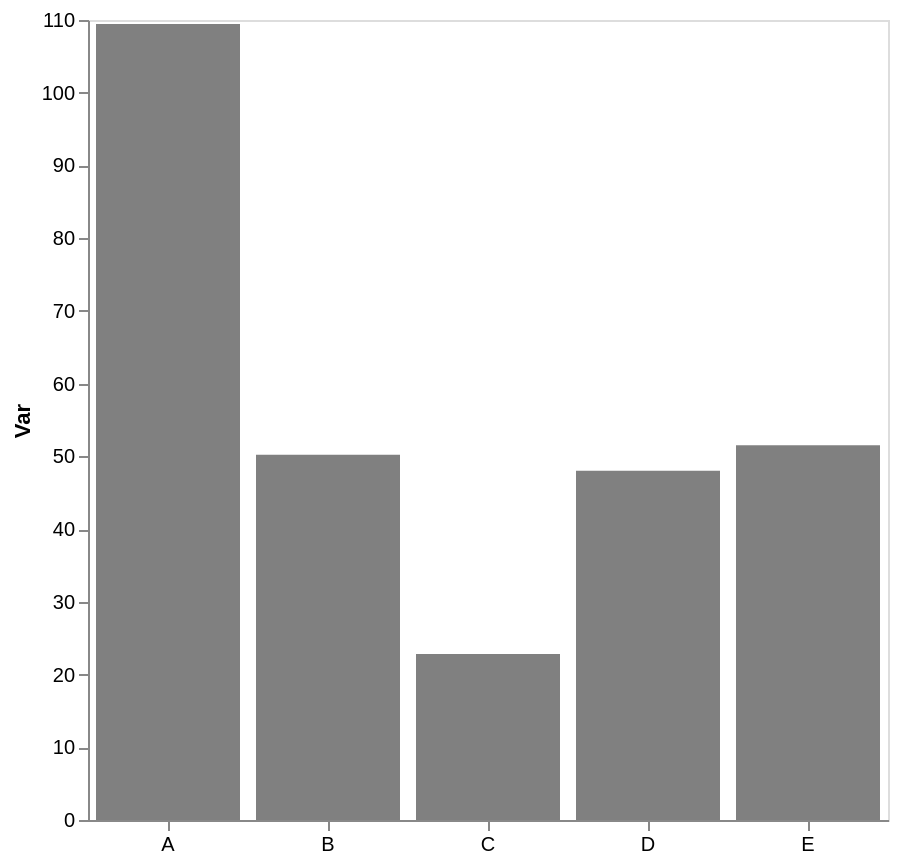

Specify this chart in Vega-Lite:
### Vega-Lite specification from a JSON file in a GitHub repository (floating-point values rounded to 4 significant figures)
{"config": {"view": {"continuousWidth": 300, "continuousHeight": 300}, "axis": {"grid": false}, "bar": {"color": "gray"}}, "data": {"name": "data-c4a0a1d2bd3568444c7e41e9521da26f"}, "mark": {"type": "bar"}, "encoding": {"x": {"axis": {"labelAngle": 0, "title": null}, "field": "cat", "type": "nominal"}, "y": {"aggregate": "mean", "axis": {"title": "Var"}, "field": "var1", "type": "quantitative"}}, "height": 400, "width": 400, "$schema": "https://vega.github.io/schema/vega-lite/v5.17.0.json", "datasets": {"data-c4a0a1d2bd3568444c7e41e9521da26f": [{"cat": "C", "var1": 22.82, "var2": 48.01}, {"cat": "A", "var1": 100.2, "var2": 50.97}, {"cat": "E", "var1": 54.66, "var2": 42.21}, {"cat": "D", "var1": 55.03, "var2": 58.44}, {"cat": "D", "var1": 41.76, "var2": 57.75}, {"cat": "B", "var1": 57.13, "var2": 49.78}, {"cat": "B", "var1": 50.64, "var2": 45.9}, {"cat": "A", "var1": 118.7, "var2": 55.84}, {"cat": "E", "var1": 40.23, "var2": 51.03}, {"cat": "E", "var1": 59.67, "var2": 42.47}, {"cat": "D", "var1": 47.23, "var2": 65.48}, {"cat": "B", "var1": 42.91, "var2": 41.92}]}}
